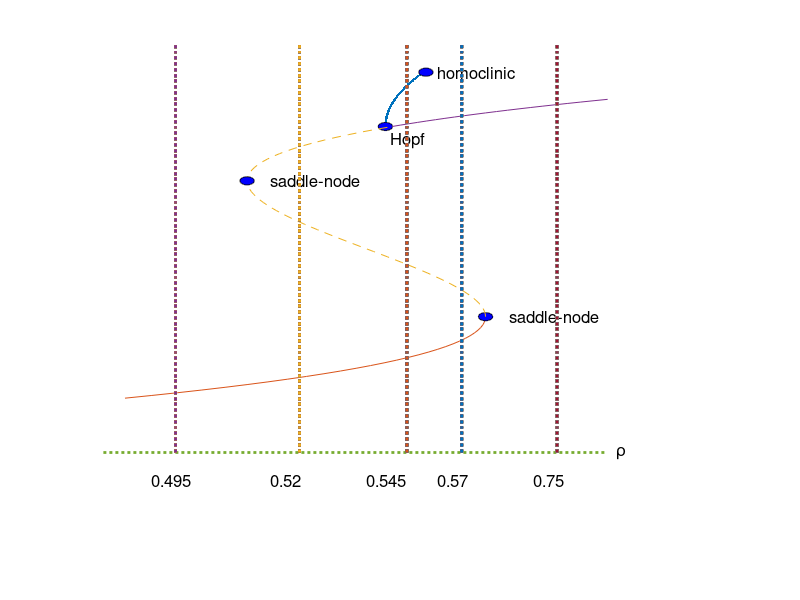

Source code (MATLAB):
hold off

%Hopf bifurcation branch
x3 = 0:.01:0.4;
plot(1.58 + x3.^2, 2.9 + x3,'.')

hold on



%hopf bifurcation circle
q = 0:.01:2*pi;
r = 0.03;
xx = 1.58 + r*cos(q);
yy = 2.9  + r*sin(q);
fill(xx,yy,'b')
text(1.6,2.8,'Hopf','FontSize',12)


%homoclinic bifurcation circle
xx = 1.75 + r*cos(q);
yy = 3.3  + r*sin(q);
fill(xx,yy,'b')
text(1.8,3.3,'homoclinic','FontSize',12)

%low temperature diagram
x4 = 2.4:.02:3;
z4 = 2*x4.^3 - 21*x4.^2 + 72*x4 - 79;
plot(z4,x4-1.5,'-')

%saddle node bifurcation
xx = 2 + r*cos(q);
yy = 3-1.5  + r*sin(q);
fill(xx,yy,'b')
text(2.1,1.5,'saddle-node','FontSize',12)


%middle temperature branch 
x4 = 3:.02:4.4;
z4 = 2*x4.^3 - 21*x4.^2 + 72*x4 - 79;
plot(z4,x4-1.5,'--')

%saddle node bifurcation
xx = 1 + r*cos(q);
yy = 2.5  + r*sin(q);
fill(xx,yy,'b')
text(1.1,2.5,'saddle-node','FontSize',12)

%High temperature equilibrim
x4 = 4.4:.01:4.6;
z4 = 2*x4.^3 - 21*x4.^2 + 72*x4 - 79;
plot(z4,x4-1.5,'-')



aa=.1;
text(0.7-aa,0.3,'0.495','FontSize',12)
text(1.2-aa,0.3,'0.52','FontSize',12)
text(1.6-aa,0.3,'0.545','FontSize',12)
text(1.9-aa,0.3,'0.57','FontSize',12)
text(2.3-aa,0.3,'0.75','FontSize',12)
text(2.55,0.5,'\rho','FontSize',12)

plot([0 2.5], [0.5 0.5],':','LineWidth',2)

N=20;
y = linspace(0.5,4,N);
plot(0.7*ones(N),y,':','LineWidth',2)
plot(1.22*ones(N),y,':','LineWidth',2)
plot(1.67*ones(N),y,':','LineWidth',2)
plot(1.9*ones(N),y,':','LineWidth',2)
plot(2.3*ones(N),y,':','LineWidth',2)

axis([0.4 3 -0.1 3.5])
axis off

xlabel('\rho','FontSize',16)

print -deps2 cstrbif.eps